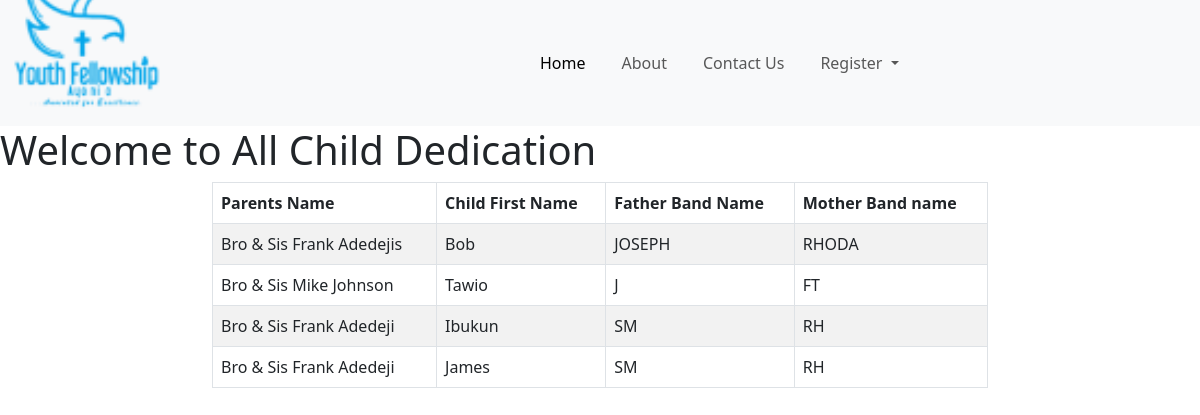
The page /all_child/ on the database as committed earlier.
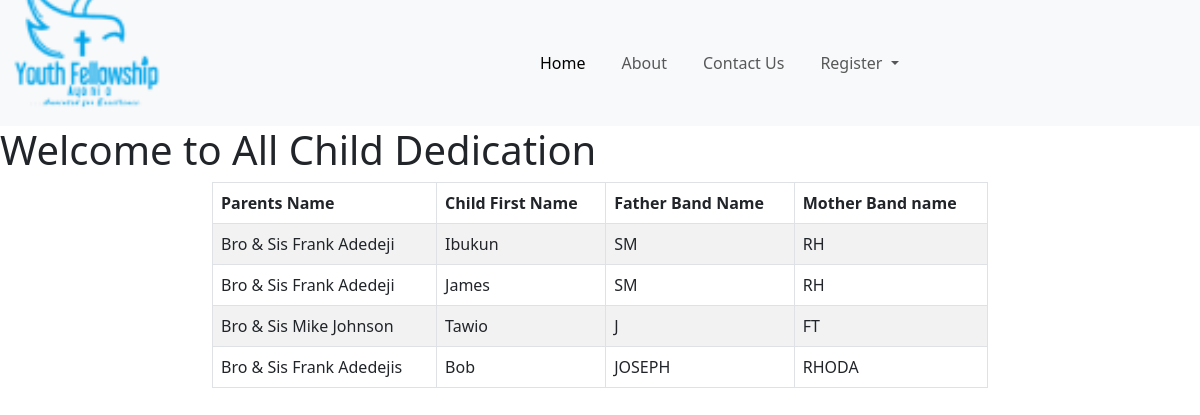
The same page on the database as committed later.
### registrations/models.py (models this page shows, shortened)
class ChildDedication(models.Model):
    MALE_BAND_CHOICES = [
        ('NIL', 'NIL'),
        ('JOSEPH', 'JOSEPH'),
        ('JEREMIAH', 'JEREMIAH'),
        ('EPHRAIM', 'EPHRAIM'),
        ('ST.MARK', 'ST.MARK'),
        ('ST.JOHN', 'ST.JOHN'),
        ('JAMES', 'JAMES'),
    ]
    FEMALE_BAND_CHOICES = [
        ('NIL', 'NIL'),
        ('RHODA', 'RHODA'),
        ('HEPZIBAH', 'HEPZIBAH'),
        ('FAITH', 'FAITH'),
        ('SUSANNAH', 'SUSANNAH'),
        ('JOANA', 'JOANA'),
        ('TRUTH DIVINE', 'TRUTH DIVIN'),
    ]
    Parent_Name = models.CharField(max_length=500)
    child_First_Name = models.CharField(max_length=200)
    father_Band_Name = models.CharField(max_length=20, choices=MALE_BAND_CHOICES, default='SM')
    mother_Band_Name = models.CharField(max_length=20, choices=FEMALE_BAND_CHOICES, default='RH')
    father_unit_name = models.CharField(max_length=90, null=True)
    mother_unit_name = models.CharField(max_length=90, null=True)
    time_stamp = models.DateTimeField(auto_now_add=True, null=True, blank=True)

### registrations/views.py (the view)
# urls.py: path('all_child/', views.all_child_dedications, name='all_child'),
def all_child_dedications(request):
    tabs = ChildDedication.objects.all().order_by('-time_stamp')
    context = {'tabs':tabs}
    return render(request, 'registrations/all_child.html', context)

### registrations/templates/registrations/all_child.html (shortened to what this page needs)
{% extends 'base/main.html' %} {% block content %}
<h1>Welcome to All Child Dedication</h1>
<div class="container-fluid">
  <div class="row">
    <div class="col-md-8 mx-auto">
      <table class="table table-striped table-bordered table-hover">
        <thead>
          <tr>
            <th scope="col">Parents Name</th>
            <th scope="col">Child First Name</th>
            <th scope="col">Father Band Name</th>
            <th scope="col">Mother Band name</th>
          </tr>
        </thead>
        <tbody>
          {% for message in tabs %} {% if message.is_read %}
          <tr>
            {% else %}
          <tr>
            {% endif %}
            <td>{{message.Parent_Name}}</td>
            <td>{{message.child_First_Name}}</td>
            <td>{{message.father_Band_Name}}</td>
            <td>{{message.mother_Band_Name}}</td>
          </tr>
          {% endfor %}
        </tbody>
      </table>
    </div>
  </div>
</div>
{% endblock content %}

Rows that differ between the two databases and show on the page:
changed ChildDedication "Bro & Sis Mike Johnson": moves down the list
changed ChildDedication "Bro & Sis Frank Adedejis": moves down the list
